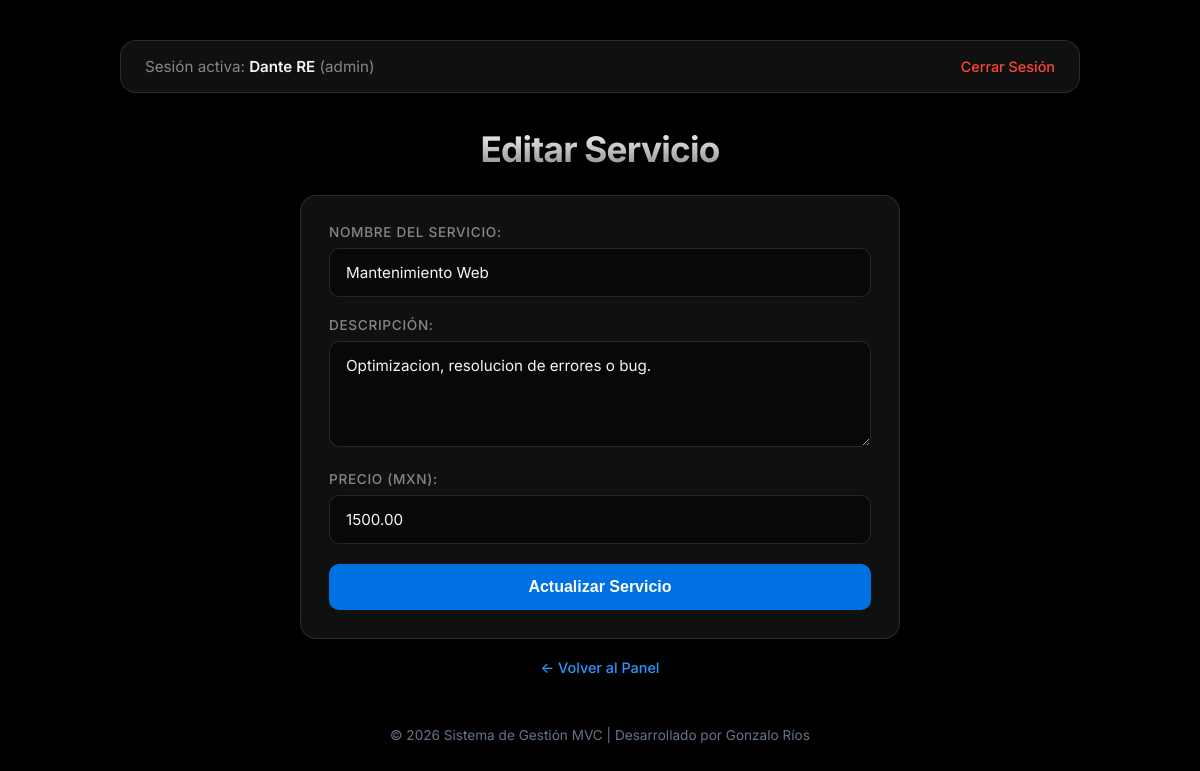
The app's page /index.php?action=editar&id=4 (signed in) with its own data.
### tables this page shows
CREATE TABLE `servicios` (
  `id` int(11) NOT NULL,
  `nombre` varchar(100) NOT NULL,
  `descripcion` text NOT NULL,
  `precio` decimal(10,2) NOT NULL
);

### app/controllers/ServicioController.php (called while the page is built, shortened)
<?php
require_once __DIR__ . '/../models/Servicio.php';
class ServicioController {
    private $servicioModel;
    public function __construct($pdo) {
        $this->servicioModel = new Servicio($pdo);
    }
    public function editar() {
        $id = (int)($_GET['id'] ?? 0);
        $servicio = $this->servicioModel->obtenerPorId($id);
        require_once __DIR__ . '/../views/templates/header.php';
        require_once __DIR__ . '/../views/servicios/editar.php';
        require_once __DIR__ . '/../views/templates/footer.php';
    }
}
?>

### app/models/Servicio.php (called while the page is built, shortened)
<?php
class Servicio {
    private $pdo;
    public function __construct($pdo) {
        $this->pdo = $pdo;
    }
    public function obtenerPorId($id) {
        $stmt = $this->pdo->prepare("SELECT * FROM servicios WHERE id = ?");
        $stmt->execute([$id]);
        return $stmt->fetch();
    }
}
?>

### app/views/servicios/editar.php (the view, shortened to what this page needs)
<h1>Editar Servicio</h1>
<div class="card" style="max-width: 600px; margin: 0 auto;">
    <form action="index.php?action=editar&id=<?php echo $servicio['id']; ?>" method="POST">
        <div class="campo">
            <label for="nombre">Nombre del Servicio:</label>
            <input type="text" id="nombre" name="nombre" value="<?php echo htmlspecialchars($servicio['nombre']); ?>" required>
        </div>
        <div class="campo">
            <label for="descripcion">Descripción:</label>
            <textarea id="descripcion" name="descripcion" rows="4" required><?php echo htmlspecialchars($servicio['descripcion']); ?></textarea>
        </div>
        <div class="campo">
            <label for="precio">Precio (MXN):</label>
            <input type="number" step="0.01" id="precio" name="precio" value="<?php echo htmlspecialchars($servicio['precio']); ?>" required>
        </div>
        <button type="submit">Actualizar Servicio</button>
    </form>
</div>
<div style="text-align: center;">
    <a href="index.php?action=index" class="link-volver">← Volver al Panel</a>
</div>

### app/views/templates/header.php (style rules this page uses)
:root { --bg-main: #000000; --bg-card: rgba(22, 22, 23, 0.75); --bg-card-hover: rgba(29, 29, 31, 0.85); --border-subtle: rgba(255, 255, 255, 0.12); --border-focus: #0071e3; --text-primary: #f5f5f7; --text-secondary: #86868b; --accent-blue: #2997ff; --accent-green: #30d158; --accent-red: #ff453a; --accent-amber: #ffd60a; --radius-main: 16px; --radius-sm: 10px; --shadow-apple: 0 12px 40px rgba(0, 0, 0, 0.4); --font-apple: 'Inter', -apple-system, BlinkMacSystemFont, "SF Pro Display", "Segoe UI", Roboto, sans-serif; }
* { box-sizing: border-box; margin: 0; padding: 0; }
body { font-family: var(--font-apple); background-color: var(--bg-main); color: var(--text-primary); padding: 40px 20px; min-height: 100vh; -webkit-font-smoothing: antialiased; }
h1 { font-size: 2.2rem; font-weight: 700; letter-spacing: -0.022em; margin-bottom: 25px; text-align: center; background: linear-gradient(180deg, #FFFFFF 0%, #86868B 100%); -webkit-background-clip: text; -webkit-text-fill-color: transparent; }
.card { background: var(--bg-card); backdrop-filter: blur(12px); -webkit-backdrop-filter: blur(12px); border: 1px solid var(--border-subtle); padding: 28px; border-radius: var(--radius-main); transition: all 0.3s ease; display: flex; flex-direction: column; justify-content: space-between; }
.campo { margin-bottom: 20px; }
label { display: block; margin-bottom: 8px; font-size: 0.85rem; font-weight: 500; color: var(--text-secondary); text-transform: uppercase; letter-spacing: 0.05em; }
input[type="text"], input[type="number"], input[type="password"], textarea { width: 100%; padding: 14px 16px; border-radius: var(--radius-sm); border: 1px solid var(--border-subtle); background: rgba(0, 0, 0, 0.5); color: var(--text-primary); font-family: var(--font-apple); font-size: 0.95rem; }
button[type="submit"] { background: #0071e3; color: white; padding: 14px; border: none; border-radius: var(--radius-sm); font-size: 1rem; font-weight: 600; cursor: pointer; width: 100%; transition: all 0.2s ease; }
a.link-volver { color: var(--accent-blue); text-decoration: none; display: inline-block; margin-top: 20px; font-size: 0.9rem; font-weight: 500; }

### records on screen
servicios: nombre "Mantenimiento Web", descripcion "Optimizacion, resolucion de errores o bug.", precio "1500.00"

### other values on screen
$_SESSION['usuario_nombre'] "Dante RE"
$_SESSION['usuario_rol'] "admin"
